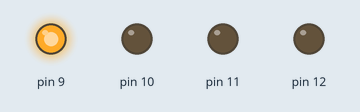
A sketch run on a simulated Arduino Uno, built with avr-gcc and run on an emulated ATmega328P. On the bench: output pins drawn as LEDs (lit = HIGH).

Above: at 0.05 s.
At 0.65 s:
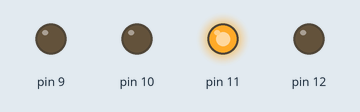
At 1.35 s:
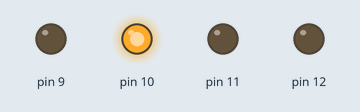
At 2.75 s:
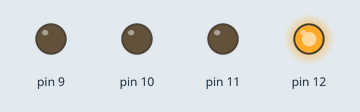
Timing chart, 0 to 3.0 s (numbered marks = the images above):
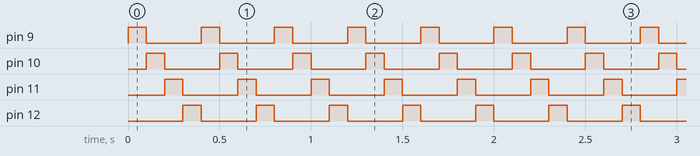

Measured:
- by itself, pin 9–12: alternates HIGH for 0.10 s and LOW for 0.30 s

The sketch:

Luminaria.ino
```cpp
/*******************************************
 * ESEMPIO DI EFFETTI LUMINOSI CON I LED
 *
 * Author: Stefano Capezzone
 * Ver: 1.0
 *
 * Corso Arduino & Oltre
 *
 *
 */
void setup() {
  pinMode(9,OUTPUT);
  pinMode(10,OUTPUT);
  pinMode(11,OUTPUT);
  pinMode(12,OUTPUT);

}

void loop() {
  digitalWrite(9,HIGH);
  digitalWrite(10,LOW);
  digitalWrite(11,LOW);
  digitalWrite(12,LOW);
  delay(100);
  digitalWrite(9,LOW);
  digitalWrite(10,HIGH);
  digitalWrite(11,LOW);
  digitalWrite(12,LOW);
  delay(100);
  digitalWrite(9,LOW);
  digitalWrite(10,LOW);
  digitalWrite(11,HIGH);
  digitalWrite(12,LOW);
  delay(100);
  digitalWrite(9,LOW);
  digitalWrite(10,LOW);
  digitalWrite(11,LOW);
  digitalWrite(12,HIGH);
  delay(100);
}
```
